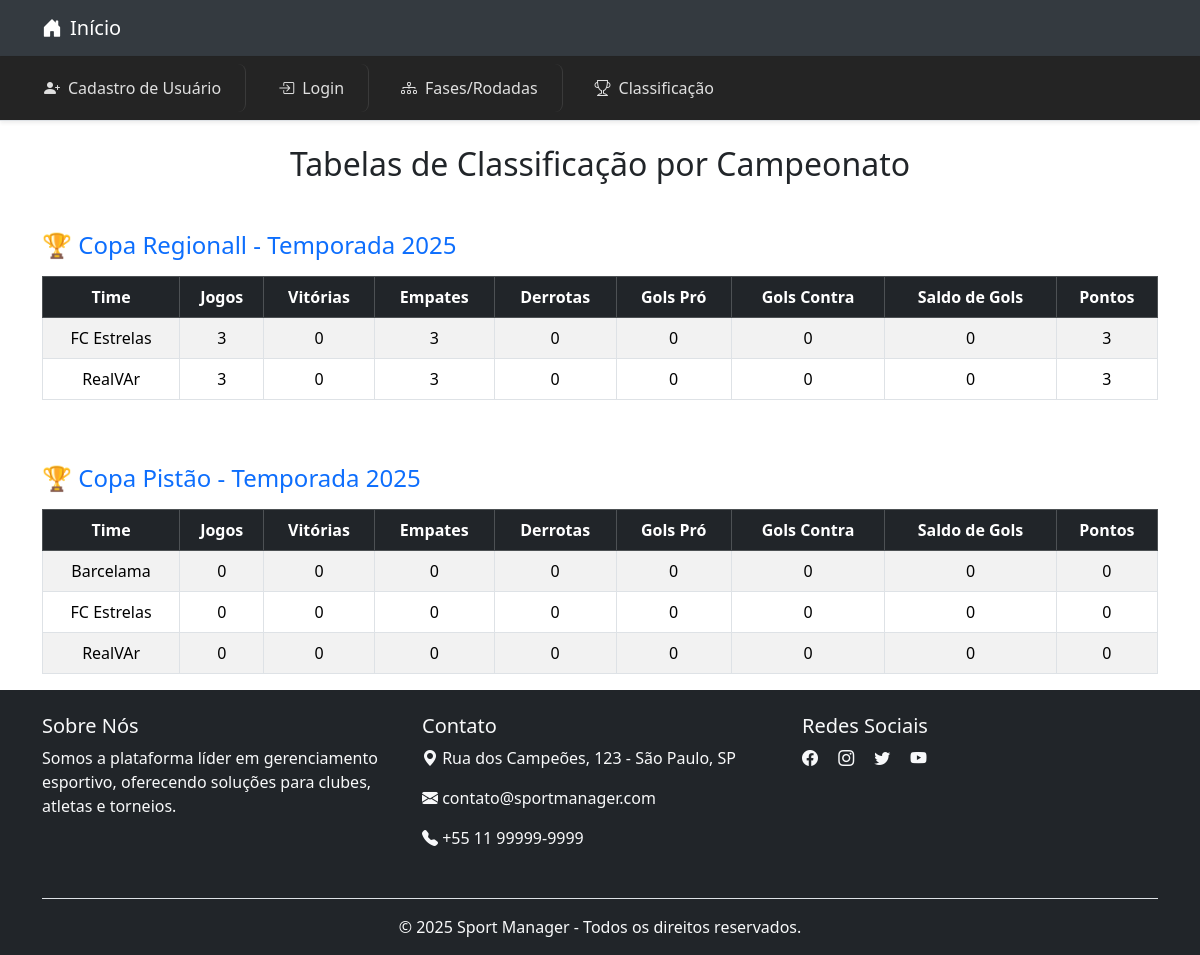
Before: /public/views/campeonatos/tabela_classificacao.php with the older database file.
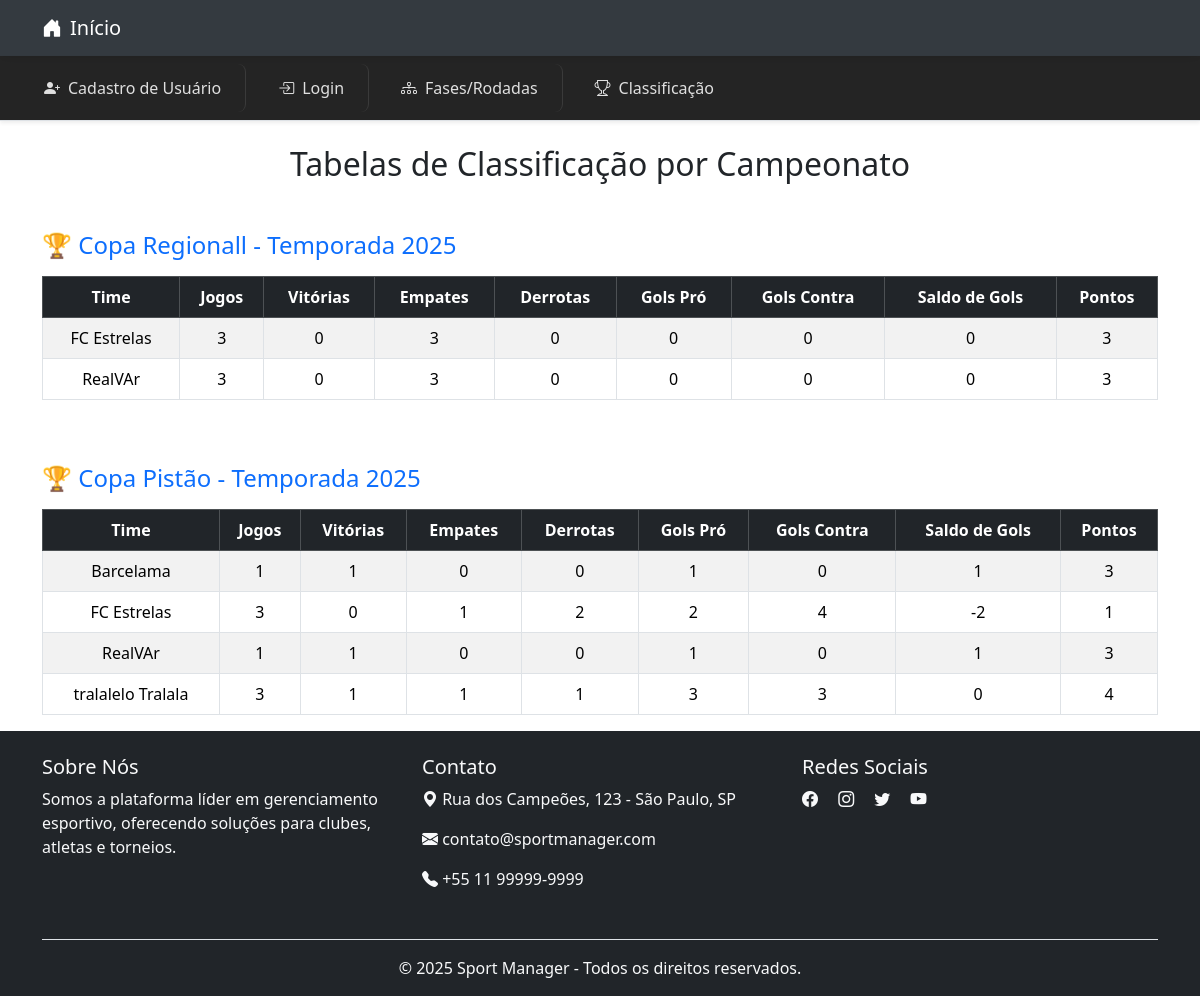
After: the same page with the newer database file.
### tables this page shows
CREATE TABLE `campeonatos` (
  `id` int NOT NULL AUTO_INCREMENT,
  `nome` varchar(100) NOT NULL,
  `descricao` text,
  `temporada` year NOT NULL,
  `formato` enum('Pontos Corridos','Mata-Mata','Fase de Grupos') NOT NULL,
  `criado_em` timestamp NULL DEFAULT CURRENT_TIMESTAMP,
  `modalidade` varchar(20) DEFAULT 'Futebol',
  `criado_por` int NOT NULL,
  PRIMARY KEY (`id`)
);

CREATE TABLE `times` (
  `id` int NOT NULL AUTO_INCREMENT,
  `nome` varchar(100) NOT NULL,
  `escudo` varchar(255) DEFAULT NULL,
  `cidade` varchar(100) DEFAULT NULL,
  `estadio` varchar(100) DEFAULT NULL,
  `admin_id` int DEFAULT NULL,
  `codigo_publico` varchar(10) DEFAULT NULL,
  PRIMARY KEY (`id`),
  UNIQUE KEY `codigo_publico` (`codigo_publico`)
);

### public/views/campeonatos/tabela_classificacao.php (the view, shortened to what this page needs)
<?php
require_once __DIR__ . '/../../../config/database.php';
include '../cabecalho/header.php';
$tipo = strtolower($_SESSION['usuario_tipo'] ?? '');
switch ($tipo) {
    default:
        include '../cabecalho/tabela_geral.php';
}
?>
<!DOCTYPE html>
<html lang="pt-br">
<head>
    <link href="../../../assets/css/bootstrap.min.css" rel="stylesheet">
</head>
<body>
<div class="container mt-4">
    <h2 class="mb-4 text-center">Tabelas de Classificação por Campeonato</h2>
    <?php
    $campeonatos = $conn->query("SELECT id, nome, temporada FROM campeonatos ORDER BY temporada DESC");
    while ($camp = $campeonatos->fetch_assoc()) {
        echo "<h4 class='mt-5 mb-3 text-primary'>🏆 {$camp['nome']} - Temporada {$camp['temporada']}</h4>";
        echo "<div class='table-responsive'>
                <table class='table table-striped table-bordered text-center'>
                    <thead class='table-dark'>
                        <tr>
                            <th>Time</th>
                            <th>Jogos</th>
                            <th>Vitórias</th>
                            <th>Empates</th>
                            <th>Derrotas</th>
                            <th>Gols Pró</th>
                            <th>Gols Contra</th>
                            <th>Saldo de Gols</th>
                            <th>Pontos</th>
                        </tr>
                    </thead>
                    <tbody>";
        $sqlTimes = "SELECT t.id, t.nome FROM times t
                     JOIN times_campeonatos tc ON tc.time_id = t.id
                     WHERE tc.campeonato_id = {$camp['id']}
                     ORDER BY t.nome ASC";
        $res = $conn->query($sqlTimes);
        while ($time = $res->fetch_assoc()) {
            $timeId = $time['id'];
            $partidas = "SELECT * FROM partidas
                         WHERE campeonato_id = {$camp['id']} AND (time_casa = $timeId OR time_fora = $timeId)";
            $resultPartidas = $conn->query($partidas);
            $jogos = $vitorias = $empates = $derrotas = $gols_pro = $gols_contra = 0;
            while ($p = $resultPartidas->fetch_assoc()) {
                $jogos++;
                $is_casa = $p['time_casa'] == $timeId;
                $gp = $is_casa ? $p['placar_casa'] : $p['placar_fora'];
                $gc = $is_casa ? $p['placar_fora'] : $p['placar_casa'];
                $gols_pro += $gp;
                $gols_contra += $gc;
                if ($gp > $gc) $vitorias++;
                elseif ($gp == $gc) $empates++;
                else $derrotas++;
            }
            $saldo = $gols_pro - $gols_contra;
            $pontos = $vitorias * 3 + $empates;
            echo "<tr>
                    <td>{$time['nome']}</td>
                    <td>{$jogos}</td>
                    <td>{$vitorias}</td>
                    <td>{$empates}</td>
                    <td>{$derrotas}</td>
                    <td>{$gols_pro}</td>
                    <td>{$gols_contra}</td>
                    <td>{$saldo}</td>
                    <td>{$pontos}</td>
                  </tr>";
        }
        echo "      </tbody>
                </table>
              </div>";
    }
    ?>
</div>
<?php include '../cabecalho/footer.php'; ?>
</body>
</html>

### public/views/cabecalho/header.php (shortened to what this page needs)
<!DOCTYPE html>
<html lang="pt-br">
<head>
    <link href="https://cdn.jsdelivr.net/npm/bootstrap@5.3.0/dist/css/bootstrap.min.css" rel="stylesheet">
    <link href="https://cdn.jsdelivr.net/npm/bootstrap-icons@1.10.5/font/bootstrap-icons.css" rel="stylesheet">
</head>
<body>
    <nav class="navbar navbar-expand-lg shadow-sm">
        <div class="container">
            <a class="navbar-brand d-flex align-items-center" href="../../index.php">
                <i class="bi bi-house-door-fill me-2"></i> Início
            </a>
        </div>
    </nav>

### public/views/cabecalho/tabela_geral.php (shortened to what this page needs)
<div class="container-fluid py-2 border-bottom shadow-sm menu-container-modern">
    <div class="d-flex flex-row flex-nowrap menu-scroll px-2 gap-2">
        <a href="../cadastro/cadastro_usuario.php" class="menu-link menu-separador flex-shrink-0">
            <i class="bi bi-person-plus-fill me-2"></i>Cadastro de Usuário
        </a>
        <a href="../login/login.php" class="menu-link menu-separador flex-shrink-0">
            <i class="bi bi-box-arrow-in-right me-2"></i>Login
        </a>
        <a href="../campeonatos/visualizar_fases_rodadas.php" class="menu-link menu-separador flex-shrink-0">
            <i class="bi bi-diagram-3 me-2"></i>Fases/Rodadas
        </a>
        <a href="../campeonatos/tabela_classificacao.php" class="menu-link flex-shrink-0">
            <i class="bi bi-trophy me-2"></i>Classificação
        </a>
    </div>
</div>

### public/views/cabecalho/footer.php
<footer class="bg-dark text-light pt-4">
    <div class="container">
        <div class="row">
            <div class="col-md-4 mb-3">
                <h5>Sobre Nós</h5>
                <p>Somos a plataforma líder em gerenciamento esportivo, oferecendo soluções para clubes, atletas e torneios.</p>
            </div>
            <div class="col-md-4 mb-3">
                <h5>Contato</h5>
                <p><i class="bi bi-geo-alt-fill"></i> Rua dos Campeões, 123 - São Paulo, SP</p>
                <p><i class="bi bi-envelope-fill"></i> contato@sportmanager.com</p>
                <p><i class="bi bi-telephone-fill"></i> +55 11 99999-9999</p>
            </div>
            <div class="col-md-4 mb-3">
                <h5>Redes Sociais</h5>
                <a href="#" class="text-light me-3"><i class="bi bi-facebook"></i></a>
                <a href="#" class="text-light me-3"><i class="bi bi-instagram"></i></a>
                <a href="#" class="text-light me-3"><i class="bi bi-twitter"></i></a>
                <a href="#" class="text-light"><i class="bi bi-youtube"></i></a>
            </div>
        </div>
        <div class="text-center py-3 border-top mt-3">
            <p class="mb-0">&copy; 2025 Sport Manager - Todos os direitos reservados.</p>
        </div>
    </div>
</footer>

### public/views/cabecalho/header.php (style rules this page uses)
.navbar { background-color: #343a40; }
.navbar-brand, .nav-link, .navbar-text { color: #ffffff !important; }

### public/views/cabecalho/tabela_geral.php (style rules this page uses)
.menu-scroll { overflow-x: auto; white-space: nowrap; scrollbar-width: none; -ms-overflow-style: none; }
.menu-link { color: #e0e0e0 !important; font-weight: 500; font-size: 1rem; display: flex; align-items: center; padding: 0.75rem 1.5rem; text-decoration: none; transition: background 0.3s, color 0.3s; user-select: none; border-radius: 8px; }
.menu-separador { border-right: 1px solid rgba(255, 255, 255, 0.1); }
.menu-container-modern { background: rgba(13, 13, 13, 0.9); backdrop-filter: blur(6px); }

Changed rows visible on the page:
computed for times "FC Estrelas": jogos "0" → "3"; empates "0" → "1"; derrotas "0" → "2"; gols_pro "0" → "2"; gols_contra "0" → "4"; saldo "0" → "-2"; pontos "0" → "1"
computed for times "RealVAr": jogos "0" → "1"; vitorias "0" → "1"; gols_pro "0" → "1"; saldo "0" → "1"; pontos "0" → "3"
changed campeonatos "Copa Pistão": gains times (nome "tralalelo Tralala", jogos "3", vitorias "1", empates "1", derrotas "1", gols_pro "3", gols_contra "3", saldo "0", pontos "4")
computed for times "Barcelama": jogos "0" → "1"; vitorias "0" → "1"; gols_pro "0" → "1"; saldo "0" → "1"; pontos "0" → "3"
